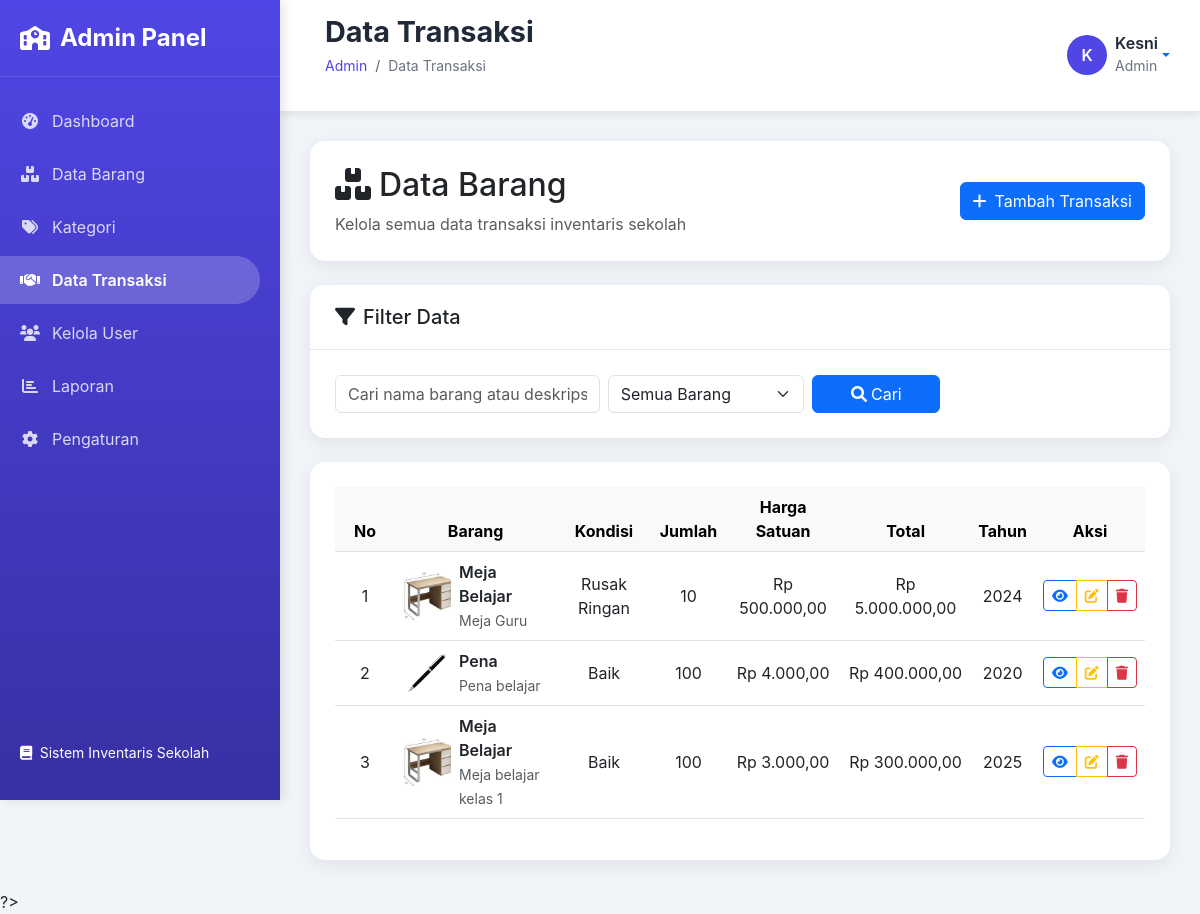
/admin/transaksi/index.php (signed in), run on the app's committed database.
### tables this page shows
CREATE TABLE `transaksi` (
  `id` int(11) NOT NULL,
  `barang_id` int(11) DEFAULT NULL,
  `deskripsi` longtext DEFAULT NULL,
  `kondisi` enum('baik','rusak_ringan','rusak_berat') DEFAULT 'baik',
  `jumlah` int(11) DEFAULT NULL,
  `harga_satuan` decimal(15,2) NOT NULL DEFAULT 0.00,
  `total` decimal(15,2) DEFAULT 0.00,
  `tahun_pengadaan` year(4) DEFAULT NULL,
  `created_at` timestamp NULL DEFAULT current_timestamp(),
  `updated_at` timestamp NULL DEFAULT current_timestamp() ON UPDATE current_timestamp()
);

CREATE TABLE `barang` (
  `id` int(11) NOT NULL,
  `nama_barang` varchar(200) NOT NULL,
  `deskripsi` text DEFAULT NULL,
  `kategori_id` int(11) NOT NULL,
  `foto` varchar(255) DEFAULT NULL,
  `created_at` timestamp NULL DEFAULT current_timestamp(),
  `updated_at` timestamp NULL DEFAULT current_timestamp() ON UPDATE current_timestamp()
);

### admin/transaksi/index.php (the view, shortened to what this page needs)
<?php
require_once '../includes/header.php';
?>
<?php
$search = isset($_GET['search']) ? validateInput($_GET['search']) : '';
$page = isset($_GET['page']) ? max(1, (int)$_GET['page']) : 1;
$limit = 10;
$offset = ($page - 1) * $limit;
try {
    $pdo = new PDO("mysql:host=localhost;dbname=inventaris_sekolah", "root", "");
    $pdo->setAttribute(PDO::ATTR_ERRMODE, PDO::ERRMODE_EXCEPTION);
    $where = [];
    $where_clause = $where ? "WHERE " . implode(' AND ', $where) : "";
    $query = "
        SELECT
            t.*,
            b.nama_barang,
            b.foto,
            k.nama_kategori
        FROM transaksi t
        LEFT JOIN barang b ON t.barang_id = b.id
        LEFT JOIN kategori k ON b.kategori_id = k.id
        $where_clause
        ORDER BY t.created_at DESC
        LIMIT :limit OFFSET :offset
    ";
    $stmt = $pdo->prepare($query);
    $stmt->bindValue(':limit', (int)$limit, PDO::PARAM_INT);
    $stmt->bindValue(':offset', (int)$offset, PDO::PARAM_INT);
    $stmt->execute();
    $transaksi_list = $stmt->fetchAll(PDO::FETCH_ASSOC);
} catch (Exception $e) {
    $transaksi_list = [];
    $total_pages = 0;
    $barang_list = [];
}
$kondisi_labels = [
    'baik' => 'Baik',
    'rusak_ringan' => 'Rusak Ringan',
    'rusak_berat' => 'Rusak Berat'
];
?>
<div class="row mb-4">
    <div class="col-12">
        <div class="card">
            <div class="card-body">
                <div class="row align-items-center">
                    <div class="col-md-8">
                        <h2 class="mb-2">
                            <i class="fas fa-boxes me-2"></i>Data Barang
                        </h2>
                        <p class="text-muted mb-0">Kelola semua data transaksi inventaris sekolah</p>
                    </div>
                    <div class="col-md-4 text-md-end">
                        <a href="?action=add" class="btn btn-primary">
                            <i class="fas fa-plus me-2"></i>Tambah Transaksi
                        </a>
                    </div>
                </div>
            </div>
        </div>
    </div>
</div>
<div class="row mb-4">
    <div class="col-12">
        <div class="card">
            <div class="card-header">
                <h5 class="mb-0"><i class="fas fa-filter me-2"></i>Filter Data</h5>
            </div>
            <div class="card-body">
                <form method="GET" class="row g-2">
                    <div class="col-md-4">
                        <input type="text" name="search" id="search" class="form-control" placeholder="Cari nama barang atau deskripsi..." value="<?= htmlspecialchars($search) ?>">
                    </div>
                    <div class="col-md-3">
                        <select name="barang" id="barang" class="form-select">
                            <option value="0">Semua Barang</option>
                        </select>
                    </div>
                    <div class="col-md-2">
                        <button class="btn btn-primary w-100"><i class="fas fa-search me-1"></i>Cari</button>
                    </div>
                </form>
            </div>
        </div>
    </div>
</div>
<div class="row">
    <div class="col-12">
        <div class="card">
            <div class="card-body">
                <?php if (empty($transaksi_list)): ?>
                    <div class="text-center py-5">
                        <i class="fas fa-exchange-alt fa-3x text-muted mb-3"></i>
                        <h5 class="text-muted">Tidak ada data transaksi</h5>
                        <p class="text-muted">Tambahkan transaksi baru</p>
                        <a href="?action=add" class="btn btn-primary"><i class="fas fa-plus me-1"></i>Tambah Transaksi</a>
                    </div>
                <?php else: ?>
                    <div class="table-responsive">
                        <table class="table table-hover align-middle text-center">
                            <thead class="table-light">
                                <tr>
                                    <th style="width:60px">No</th>
                                    <th>Barang</th>
                                    <th>Kondisi</th>
                                    <th>Jumlah</th>
                                    <th>Harga Satuan</th>
                                    <th>Total</th>
                                    <th class="d-none d-md-table-cell">Tahun</th>
                                    <th>Aksi</th>
                                </tr>
                            </thead>
                            <tbody>
                                <?php $no = ($offset ?? 0) + 1; ?>
                                <?php foreach ($transaksi_list as $t): ?>
                                    <tr>
                                        <td><?= $no++ ?></td>
                                        <td class="text-start">
                                            <div class="d-flex align-items-center">
                                                <?php if (!empty($t['foto'])): ?>
                                                    <img src="../../uploads/<?= htmlspecialchars($t['foto']) ?>" alt="<?= htmlspecialchars($t['nama_barang']) ?>" class="rounded me-2" style="width:48px;height:48px;object-fit:cover;">
                                                <?php else: ?>
                                                    <div class="bg-light rounded me-2 d-flex align-items-center justify-content-center" style="width:48px;height:48px;"><i class="fas fa-box text-muted"></i></div>
                                                <?php endif; ?>
                                                <div class="text-start">
                                                    <div class="fw-semibold"><?= htmlspecialchars($t['nama_barang'] ?? '-') ?></div>
                                                    <small class="text-muted d-none d-md-inline"><?= htmlspecialchars(mb_strimwidth($t['deskripsi'] ?? '-', 0, 80, '...')) ?></small>
                                                </div>
                                            </div>
                                        </td>
                                        <td><?= htmlspecialchars($kondisi_labels[$t['kondisi']] ?? '-') ?></td>
                                        <td><?= htmlspecialchars((int)$t['jumlah']) ?></td>
                                        <td>Rp <?= number_format((float)$t['harga_satuan'], 2, ',', '.') ?></td>
                                        <td>Rp <?= number_format((float)$t['total'], 2, ',', '.') ?></td>
                                        <td class="d-none d-md-table-cell"><?= htmlspecialchars($t['tahun_pengadaan'] ?? '-') ?></td>
                                        <td>
                                            <div class="btn-group" role="group">
                                                <button type="button" class="btn btn-sm btn-outline-primary" onclick="showDetail(<?= $t['id'] ?>)">
                                                    <i class="fas fa-eye"></i>
                                                </button>
                                                <a href="?action=edit&id=<?= $t['id'] ?>" class="btn btn-sm btn-outline-warning">
                                                    <i class="fas fa-edit"></i>
                                                </a>
                                                <button type="button" class="btn btn-sm btn-outline-danger" onclick="showDeleteModal(<?= $t['id'] ?>, '<?= htmlspecialchars(addslashes($t['nama_barang'] ?? 'Transaksi')) ?>')">
                                                    <i class="fas fa-trash"></i>
                                                </button>
                                            </div>
                                        </td>
                                    </tr>
                                <?php endforeach; ?>
                            </tbody>
                        </table>
                    </div>
                <?php endif; ?>
            </div>
        </div>
    </div>
</div>
<?php require_once '../includes/footer.php'; ?>

### data on the page
transaksi: barang.foto (picture), barang.nama_barang "Meja Belajar", deskripsi "Meja Guru", kondisi "Rusak Ringan", jumlah "10", harga_satuan "500.000,00", total "5.000.000,00", tahun_pengadaan "2024"
transaksi: barang.foto (picture), barang.nama_barang "Pena", deskripsi "Pena belajar", kondisi "Baik", jumlah "100", harga_satuan "4.000,00", total "400.000,00", tahun_pengadaan "2020"
transaksi: barang.foto (picture), barang.nama_barang "Meja Belajar", deskripsi "Meja belajar kelas 1", kondisi "Baik", jumlah "100", harga_satuan "3.000,00", total "300.000,00", tahun_pengadaan "2025"

### other printed values
$page_title "Data Transaksi"
substr($user_name, 0, 1) "K"
$user_name "Kesni"
$user_role "Admin"
